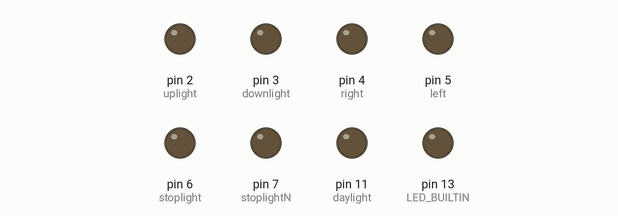
Recording of a sketch running on a simulated Arduino Uno, built with avr-gcc and run on an emulated ATmega328P. Shown: output pins drawn as LEDs (lit = HIGH). Dashed ring = blinking.

Above: at 0.4 s.
At 2.1 s:
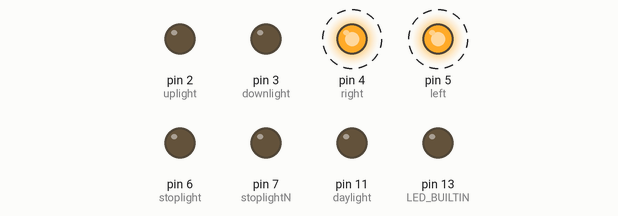
Timing chart, 0 to 3.0 s (numbered marks = the images above):
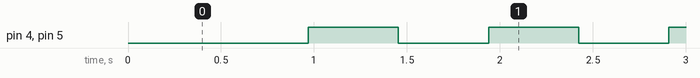

The sketch:

TurnSignalLightController.ino
```cpp
// 2020-04-22 ~

#define GetTickCount millis

#define BLINK_DELAY_MILLISECONDS 450UL

#define daylight 11
#define uplight 2
#define downlight 3
#define right 4
#define left 5
#define stoplight 6
#define stoplightN 7
#define inside 8

#define door 9

uint8_t CheckValidLampControlCommand(const uint8_t _In_LampCtrlCmd)
{
	//
	//
	return ((_In_LampCtrlCmd >> 7U) & 1U);
}
uint8_t CheckEnabledTurnSignalLamp(const uint8_t _In_LampCtrlCmd)
{
	//
	//
	return ((_In_LampCtrlCmd >> 1U) & 3U);
}
uint8_t CheckEnabledHeadLamp(const uint8_t _In_LampCtrlCmd)
{
	//
	//
	return ((_In_LampCtrlCmd >> 5U) & 3U);
}
uint8_t CheckEnabledBrakeLamp(const uint8_t _In_LampCtrlCmd)
{
	//
	//
	return ((_In_LampCtrlCmd >> 3U) & 3U);
}
uint8_t CheckEnabledBackupLamp(const uint8_t _In_LampCtrlCmd)
{
	//
	//
	return ((_In_LampCtrlCmd >> 3U) & 3U);
}

uint8_t ReadLampConrtolCommand(void)
{
	//
	static uint8_t LampCtrlCmd;
	//
	if (Serial.available() > 0U)
	{
		//
		LampCtrlCmd = Serial.read();

		//
		Serial.flush();
	}

	//
	if (CheckValidLampControlCommand(LampCtrlCmd) == 0U)
	{
		//
		LampCtrlCmd = 0x8EU;
		// LampCtrlCmd = 0x80U;
	}

	//
	//
	return LampCtrlCmd;
}

uint8_t ExecuteWelcomeCelemonyFunction(void)
{
	//
	uint8_t Result = 0UL;

	//
	//
	return Result;
}

void ExecuteDaytimeRunningLampLeftControlFunction(const uint8_t _In_CtrlFlag)
{
	//
	if (_In_CtrlFlag == 0U)
	{
		//
	}
	else
	{
		//
	}
}
void ExecuteDaytimeRunningLampRightControlFunction(const uint8_t _In_CtrlFlag)
{
	//
	if (_In_CtrlFlag == 0U)
	{
		//
	}
	else
	{
		//
	}
}
void ExecuteDaytimeRearRunningLampLeftControlFunction(const uint8_t _In_CtrlFlag)
{
	//
	if (_In_CtrlFlag == 0U)
	{
		//
	}
	else
	{
		//
	}
}
void ExecuteDaytimeRearRunningLampRightControlFunction(const uint8_t _In_CtrlFlag)
{
	//
	if (_In_CtrlFlag == 0U)
	{
		//
	}
	else
	{
		//
	}
}
void ExecuteClearanceLampFrontLeftControlFunction(const uint8_t _In_CtrlFlag)
{
	//
	if (_In_CtrlFlag == 0U)
	{
		//
	}
	else
	{
		//
	}
}
void ExecuteClearanceLampFrontRightControlFunction(const uint8_t _In_CtrlFlag)
{
	//
	if (_In_CtrlFlag == 0U)
	{
		//
	}
	else
	{
		//
	}
}
void ExecuteClearanceLampRearLeftControlFunction(const uint8_t _In_CtrlFlag)
{
	//
	if (_In_CtrlFlag == 0U)
	{
		//
	}
	else
	{
		//
	}
}
void ExecuteClearanceLampRearRightControlFunction(const uint8_t _In_CtrlFlag)
{
	//
	if (_In_CtrlFlag == 0U)
	{
		//
	}
	else
	{
		//
	}
}
void ExecuteTurnSignalLampFrontLeftControlFunction(const uint8_t _In_CtrlFlag)
{
	//
	const uint32_t CurrTickCnt = GetTickCount();
	static uint32_t EvtStartTimeTickCntMilliSec;
	static uint8_t BlinkModeStat;

	//
	if (_In_CtrlFlag == 0U)
	{
		//
		EvtStartTimeTickCntMilliSec = 0UL;
	}
	else
	{
		//
		if (EvtStartTimeTickCntMilliSec == 0UL)
		{
			EvtStartTimeTickCntMilliSec = CurrTickCnt;

			//
			if (BlinkModeStat == 0UL)
			{
				BlinkModeStat = 1UL;
			}
			else
			{
				BlinkModeStat = 0UL;
			}
		}

		//
		if (CurrTickCnt >= (EvtStartTimeTickCntMilliSec + BLINK_DELAY_MILLISECONDS))
		{
			//
			if (BlinkModeStat == 0UL)
			{
				//
				digitalWrite(left, HIGH);
			}
			else
			{
				//
				digitalWrite(left, LOW);
			}

			//
			EvtStartTimeTickCntMilliSec = 0UL;
		}
	}
}
void ExecuteTurnSignalLampFrontRightControlFunction(const uint8_t _In_CtrlFlag)
{ //
	const uint32_t CurrTickCnt = GetTickCount();
	static uint32_t EvtStartTimeTickCntMilliSec;
	static uint8_t BlinkModeStat;

	//
	if (_In_CtrlFlag == 0U)
	{
		//
		EvtStartTimeTickCntMilliSec = 0UL;
	}
	else
	{
		//
		if (EvtStartTimeTickCntMilliSec == 0UL)
		{
			EvtStartTimeTickCntMilliSec = CurrTickCnt;

			//
			if (BlinkModeStat == 0UL)
			{
				BlinkModeStat = 1UL;
			}
			else
			{
				BlinkModeStat = 0UL;
			}
		}

		//
		if (CurrTickCnt >= (EvtStartTimeTickCntMilliSec + BLINK_DELAY_MILLISECONDS))
		{
			//
			if (BlinkModeStat == 0UL)
			{
				//
				digitalWrite(right, HIGH);
			}
			else
			{
				//
				digitalWrite(right, LOW);
			}

			//
			EvtStartTimeTickCntMilliSec = 0UL;
		}
	}
}
void ExecuteTurnSignalLampRearLeftControlFunction(const uint8_t _In_CtrlFlag)
{ //
	const uint32_t CurrTickCnt = GetTickCount();
	static uint32_t EvtStartTimeTickCntMilliSec;
	static uint8_t BlinkModeStat;

	//
	if (_In_CtrlFlag == 0U)
	{
		//
		EvtStartTimeTickCntMilliSec = 0UL;
	}
	else
	{
		//
		if (EvtStartTimeTickCntMilliSec == 0UL)
		{
			EvtStartTimeTickCntMilliSec = CurrTickCnt;

			//
			if (BlinkModeStat == 0UL)
			{
				BlinkModeStat = 1UL;
			}
			else
			{
				BlinkModeStat = 0UL;
			}
		}

		//
		if (CurrTickCnt >= (EvtStartTimeTickCntMilliSec + BLINK_DELAY_MILLISECONDS))
		{
			//
			if (BlinkModeStat == 0UL)
			{
				//
			}
			else
			{
				//
			}

			//
			EvtStartTimeTickCntMilliSec = 0UL;
		}
	}
}
void ExecuteTurnSignalLampRearRightControlFunction(const uint8_t _In_CtrlFlag)
{ //
	const uint32_t CurrTickCnt = GetTickCount();
	static uint32_t EvtStartTimeTickCntMilliSec;
	static uint8_t BlinkModeStat;

	//
	if (_In_CtrlFlag == 0U)
	{
		//
		EvtStartTimeTickCntMilliSec = 0UL;
	}
	else
	{
		//
		if (EvtStartTimeTickCntMilliSec == 0UL)
		{
			EvtStartTimeTickCntMilliSec = CurrTickCnt;

			//
			if (BlinkModeStat == 0UL)
			{
				BlinkModeStat = 1UL;
			}
			else
			{
				BlinkModeStat = 0UL;
			}
		}

		//
		if (CurrTickCnt >= (EvtStartTimeTickCntMilliSec + BLINK_DELAY_MILLISECONDS))
		{
			//
			if (BlinkModeStat == 0UL)
			{
				//
			}
			else
			{
				//
			}

			//
			EvtStartTimeTickCntMilliSec = 0UL;
		}
	}
}
void ExecuteHeadLampLeftControlFunction(const uint8_t _In_CtrlFlag)
{
	//
	if (_In_CtrlFlag == 0U)
	{
		//
	}
	else
	{
		//
	}
}
void ExecuteHeadLampRightControlFunction(const uint8_t _In_CtrlFlag)
{
	//
	if (_In_CtrlFlag == 0U)
	{
		//
	}
	else
	{
		//
	}
}
void ExecuteBrakeLampLeftControlFunction(const uint8_t _In_CtrlFlag)
{
	//
	if (_In_CtrlFlag == 0U)
	{
		//
	}
	else
	{
		//
	}
}
void ExecuteBrakeLampRightControlFunction(const uint8_t _In_CtrlFlag)
{
	//
	if (_In_CtrlFlag == 0U)
	{
		//
	}
	else
	{
		//
	}
}

void setup()
{
	//
	pinMode(LED_BUILTIN, OUTPUT);
	pinMode(daylight, OUTPUT);
	pinMode(uplight, OUTPUT);
	pinMode(downlight, OUTPUT);
	pinMode(right, OUTPUT);
	pinMode(left, OUTPUT);
	pinMode(stoplight, OUTPUT);
	pinMode(stoplightN, OUTPUT);

	pinMode(door, INPUT_PULLUP);
	Serial.begin(9600UL);

	// for (;;)
	// {
	// 	//
	// 	ExecuteWelcomeCelemonyFunction();
	// }
}

void loop()
{
	//
	static uint32_t LastFuncExecTickCnt;
	//
	const uint32_t CurrTickCnt = GetTickCount();

	//
	if (CurrTickCnt >= (LastFuncExecTickCnt + 22UL))
	{
		//
		const uint8_t LampCtrlCmd = ReadLampConrtolCommand();
		//
		if (CheckValidLampControlCommand(LampCtrlCmd) != 0U)
		{
			//
			// 미등 램프 제어 부분
			//
			if (CheckEnabledHeadLamp(LampCtrlCmd) != 0U)
			{
				//
				ExecuteClearanceLampFrontLeftControlFunction(1U);
				ExecuteClearanceLampFrontRightControlFunction(1U);
				ExecuteClearanceLampRearLeftControlFunction(1U);
				ExecuteClearanceLampRearRightControlFunction(1U);
			}
			else
			{
				//
				ExecuteClearanceLampFrontLeftControlFunction(0U);
				ExecuteClearanceLampFrontRightControlFunction(0U);
				ExecuteClearanceLampRearLeftControlFunction(0U);
				ExecuteClearanceLampRearRightControlFunction(0U);
				//
				ExecuteDaytimeRunningLampLeftControlFunction(1U);
				ExecuteDaytimeRunningLampRightControlFunction(1U);
				ExecuteDaytimeRearRunningLampLeftControlFunction(1U);
				ExecuteDaytimeRearRunningLampRightControlFunction(1U);
			}

			//
			// 턴 시그널 램프 제어 부분
			//
			if (CheckEnabledTurnSignalLamp(LampCtrlCmd) != 0U)
			{

				//
				if (((LampCtrlCmd >> 1U) & 1U) != 0U)
				{
					//
					ExecuteTurnSignalLampFrontLeftControlFunction(1U);
					ExecuteTurnSignalLampRearLeftControlFunction(1U);
				}

				//
				if (((LampCtrlCmd >> 2U) & 1U) != 0U)
				{
					//
					ExecuteTurnSignalLampFrontRightControlFunction(1U);
					ExecuteTurnSignalLampRearRightControlFunction(1U);
				}
			}

			//
			// 전조등 램프 제어 부분
			//
			if (CheckEnabledHeadLamp(LampCtrlCmd) == 3U)
			{
				//
				ExecuteHeadLampLeftControlFunction(1U);
				ExecuteHeadLampRightControlFunction(1U);
			}

			//
			// 브레이크 램프 제어 부분
			//
			if (CheckEnabledBrakeLamp(LampCtrlCmd) != 0U)
			{
				//
				ExecuteBrakeLampLeftControlFunction(1U);
				ExecuteBrakeLampRightControlFunction(1U);
			}
		}

		//
		LastFuncExecTickCnt = CurrTickCnt;
	}
}
```

Measured:
- by itself, pin 4 (right), pin 5 (left): alternates HIGH for 0.48 s and LOW for 0.48 s
